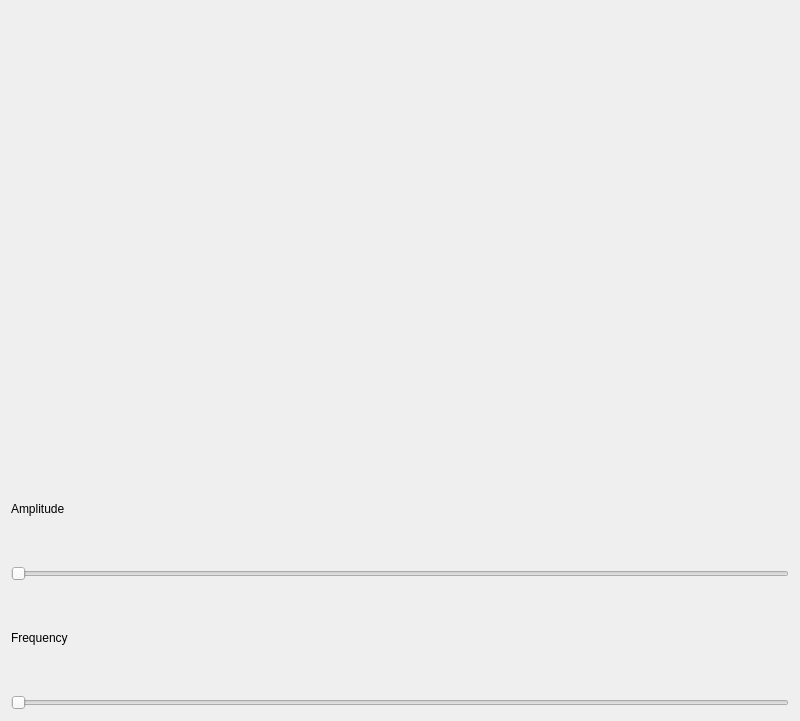
<?xml version="1.0" encoding="UTF-8"?>
<ui version="4.0">
 <class>Widget</class>
 <widget class="QWidget" name="Widget">
  <property name="geometry">
   <rect>
    <x>0</x>
    <y>0</y>
    <width>800</width>
    <height>721</height>
   </rect>
  </property>
  <property name="windowTitle">
   <string>Widget</string>
  </property>
  <layout class="QVBoxLayout" name="verticalLayout">
   <item>
    <widget class="QWidget" name="chartPlaceholder" native="true">
     <property name="minimumSize">
      <size>
       <width>631</width>
       <height>441</height>
      </size>
     </property>
    </widget>
   </item>
   <item>
    <widget class="QLabel" name="amplitudeValue">
     <property name="text">
      <string>Amplitude</string>
     </property>
    </widget>
   </item>
   <item>
    <widget class="QSlider" name="amplitudeSlider">
     <property name="orientation">
      <enum>Qt::Horizontal</enum>
     </property>
    </widget>
   </item>
   <item>
    <widget class="QLabel" name="frequencyValue">
     <property name="text">
      <string>Frequency</string>
     </property>
    </widget>
   </item>
   <item>
    <widget class="QSlider" name="frequencySlider">
     <property name="orientation">
      <enum>Qt::Horizontal</enum>
     </property>
    </widget>
   </item>
  </layout>
 </widget>
 <resources/>
 <connections/>
</ui>
